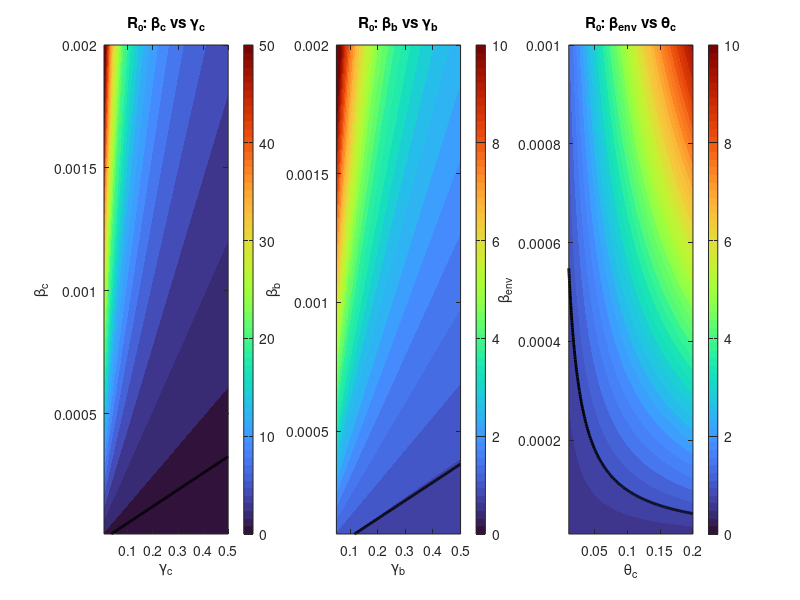

Here is the MATLAB script that generated this plot:
clc; clear; close all;

% === Define the base parameters ===
params = struct();
params.beta_c = 0.00008;
params.beta_b = 0.00005;
params.beta_bc = 0.00008;
params.beta_env = 0.00005;
params.sigma_c = 0.25;
params.gamma_c = 0.2;
params.gamma_b = 0.2;
params.mu_c = 0.02;
params.mu_b = 0.02;
params.theta_c = 0.1;
params.theta_b = 0.1;
params.mu_env = 0.5;
params.LambdaC = 30;
params.LambdaB = 10;
params.muSc = 0.02;
params.muEc = 0.02;
params.muIc = 0.02;
params.muSb = 0.02;
params.muIb = 0.02;

%% === Parameter ranges for contour plots ===
beta_c_vals = linspace(0.00001, 0.002, 200);
gamma_c_vals = linspace(0.005, 0.5, 200);
beta_b_vals = linspace(0.0001, 0.002, 200);
gamma_b_vals = linspace(0.05, 0.5, 200);
beta_env_vals = linspace(0.00001, 0.001, 200);
theta_c_vals = linspace(0.01, 0.2, 200);

R0_grid = zeros(length(beta_c_vals), length(gamma_c_vals));
R0_bb_grid = zeros(length(beta_b_vals), length(gamma_b_vals));
R0_env_grid = zeros(length(beta_env_vals), length(theta_c_vals));

%% === Compute R0 surfaces ===
for i = 1:length(beta_c_vals)
    for j = 1:length(gamma_c_vals)
        beta_c = beta_c_vals(i); gamma_c = gamma_c_vals(j);
        Rc = (beta_c * params.sigma_c * params.LambdaC) / ...
             (params.muSc * (params.sigma_c + params.mu_c + params.muEc) * ...
              (gamma_c + params.mu_c + params.muIc));
        Rb = (params.beta_b * params.LambdaB) / ...
             (params.muSb * (params.gamma_b + params.mu_b + params.muIb));
        Renv = (params.LambdaC * params.beta_env * params.theta_c) / ...
               (params.muSc * (params.sigma_c + params.mu_c + params.muEc) * ...
                (gamma_c + params.mu_c + params.muIc) * params.mu_env) + ...
               (params.LambdaB * params.beta_env * params.theta_b) / ...
               (params.muSb * (params.gamma_b + params.mu_b + params.muIb) * params.mu_env);
        R0_grid(i,j) = Rc + Rb + Renv;
    end
end

for i = 1:length(beta_b_vals)
    for j = 1:length(gamma_b_vals)
        beta_b = beta_b_vals(i); gamma_b = gamma_b_vals(j);
        Rc = (params.beta_c * params.sigma_c * params.LambdaC) / ...
             (params.muSc * (params.sigma_c + params.mu_c + params.muEc) * ...
              (params.gamma_c + params.mu_c + params.muIc));
        Rb = (beta_b * params.LambdaB) / ...
             (params.muSb * (gamma_b + params.mu_b + params.muIb));
        Renv = (params.LambdaC * params.beta_env * params.theta_c) / ...
               (params.muSc * (params.sigma_c + params.mu_c + params.muEc) * ...
                (params.gamma_c + params.mu_c + params.muIc) * params.mu_env) + ...
               (params.LambdaB * params.beta_env * params.theta_b) / ...
               (params.muSb * (gamma_b + params.mu_b + params.muIb) * params.mu_env);
        R0_bb_grid(i,j) = Rc + Rb + Renv;
    end
end

for i = 1:length(beta_env_vals)
    for j = 1:length(theta_c_vals)
        beta_env = beta_env_vals(i); theta_c = theta_c_vals(j);
        Rc = (params.beta_c * params.sigma_c * params.LambdaC) / ...
             (params.muSc * (params.sigma_c + params.mu_c + params.muEc) * ...
              (params.gamma_c + params.mu_c + params.muIc));
        Rb = (params.beta_b * params.LambdaB) / ...
             (params.muSb * (params.gamma_b + params.mu_b + params.muIb));
        Renv = (params.LambdaC * beta_env * theta_c) / ...
               (params.muSc * (params.sigma_c + params.mu_c + params.muEc) * ...
                (params.gamma_c + params.mu_c + params.muIc) * params.mu_env) + ...
               (params.LambdaB * beta_env * params.theta_b) / ...
               (params.muSb * (params.gamma_b + params.mu_b + params.muIb) * params.mu_env);
        R0_env_grid(i,j) = Rc + Rb + Renv;
    end
end


figure;

subplot(1,3,1);
contourf(gamma_c_vals, beta_c_vals, R0_grid, 40, 'LineColor', 'none');
colormap(turbo);
caxis([0 50]);
colorbar;
xlabel('\gamma_c');
ylabel('\beta_c');
title('R₀: \beta_c vs \gamma_c');
hold on;
contour(gamma_c_vals, beta_c_vals, R0_grid, [1 1], 'k', 'LineWidth', 2);

subplot(1,3,2);
contourf(gamma_b_vals, beta_b_vals, R0_bb_grid, 40, 'LineColor', 'none');
colormap(turbo);
caxis([0 10]);
colorbar;
xlabel('\gamma_b');
ylabel('\beta_b');
title('R₀: \beta_b vs \gamma_b');
hold on;
contour(gamma_b_vals, beta_b_vals, R0_bb_grid, [1 1], 'k', 'LineWidth', 2);

subplot(1,3,3);
contourf(theta_c_vals, beta_env_vals, R0_env_grid, 40, 'LineColor', 'none');
colormap(turbo);
caxis([0 10]);
colorbar;
xlabel('\theta_c');
ylabel('\beta_{env}');
title('R₀: \beta_{env} vs \theta_c');
hold on;
contour(theta_c_vals, beta_env_vals, R0_env_grid, [1 1], 'k', 'LineWidth', 2);
